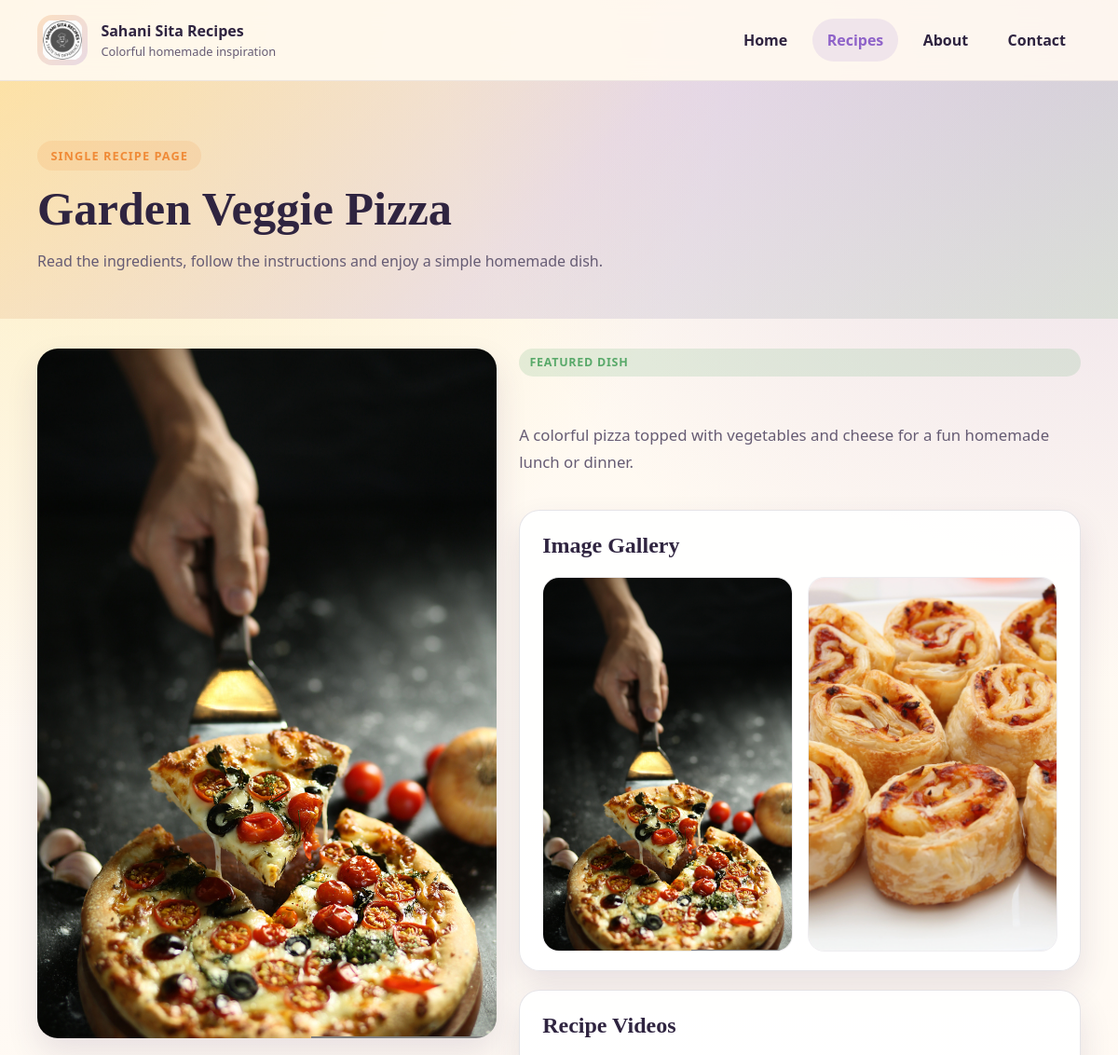
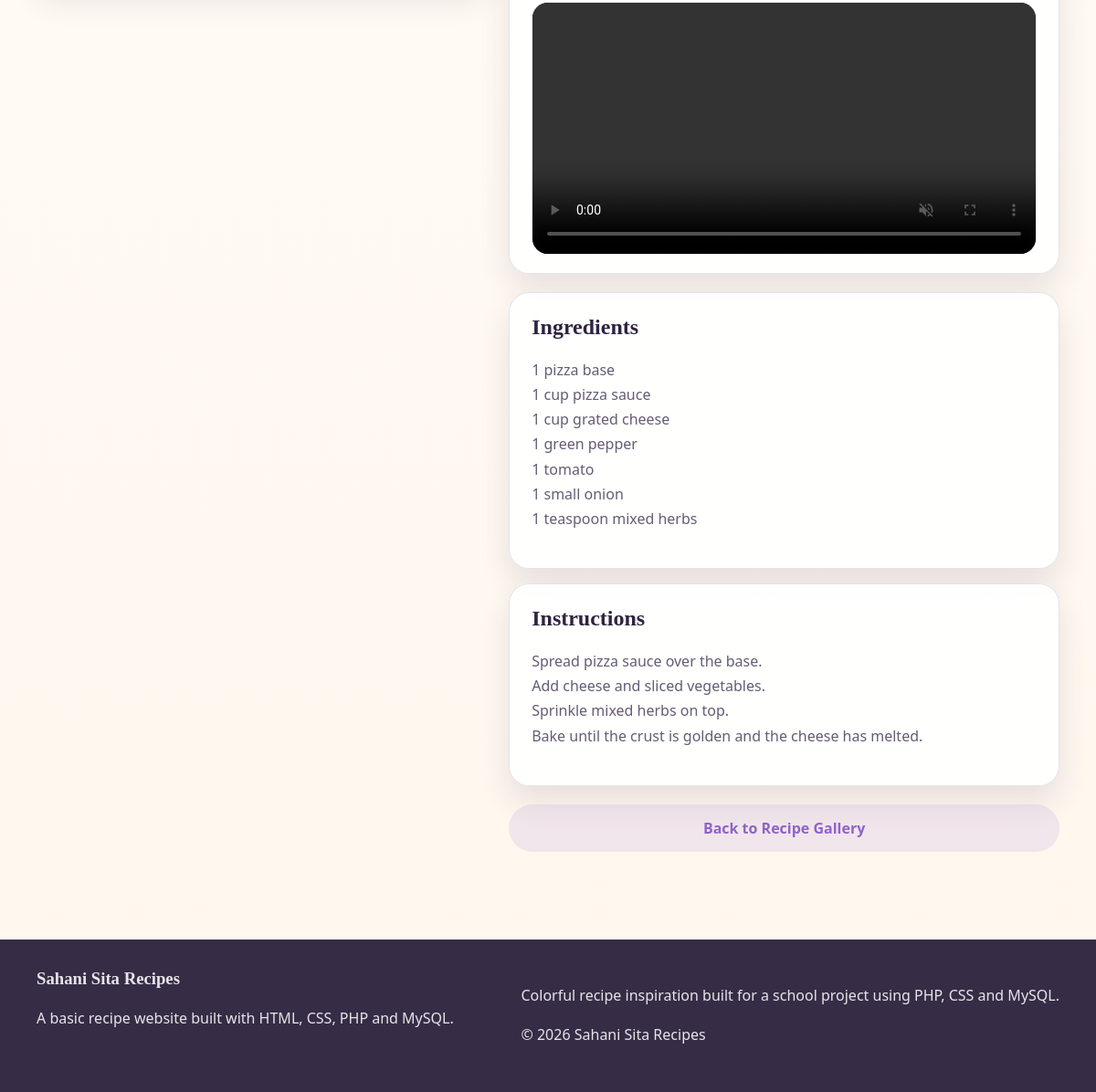
/recipe-detail.php?id=2, run on the app's committed database (2 pictures, top to bottom).
### tables this page shows
CREATE TABLE recipes (
    id INT AUTO_INCREMENT PRIMARY KEY,
    title VARCHAR(150) NOT NULL,
    description TEXT NOT NULL,
    ingredients TEXT NOT NULL,
    instructions TEXT NOT NULL,
    image_path VARCHAR(255) NOT NULL,
    gallery_images TEXT NOT NULL,
    gallery_videos TEXT NOT NULL,
    featured TINYINT(1) NOT NULL DEFAULT 0,
    created_at TIMESTAMP DEFAULT CURRENT_TIMESTAMP
);

### config.php (called while the page is built, shortened)
<?php
$site_name = "Sahani Sita Recipes";
$db_host = "localhost";
$db_user = "root";
$db_pass = "";
$db_name = "recipes_db";
$conn = @new mysqli($db_host, $db_user, $db_pass, $db_name);
$db_available = !$conn->connect_error;
function e($value)
{
    return htmlspecialchars((string) $value, ENT_QUOTES, "UTF-8");
}
function format_multiline($value)
{
    return nl2br(e($value));
}
function parse_media_list($value)
{
    $items = preg_split("/(\r\n|\n|\r)/", trim((string) $value));
    $clean_items = array();
    foreach ($items as $item) {
        $item = trim((string) $item);
        if ($item !== "") {
            $clean_items[] = $item;
        }
    }
    return array_values(array_unique($clean_items));
}
function media_url($path, $base = "images/")
{
    $path = ltrim(trim((string) $path), '/\\');
    return $base . basename($path);
}
function fetch_recipe_by_id($conn, $recipe_id)
{
    $stmt = $conn->prepare("SELECT id, title, description, ingredients, instructions, image_path, gallery_images, gallery_videos, featured, created_at FROM recipes WHERE id = ? LIMIT 1");
    $stmt->bind_param("i", $recipe_id);
    $stmt->execute();
    $result = $stmt->get_result();
    $recipe = $result ? $result->fetch_assoc() : null;
    return $recipe;
}
?>

### recipe-detail.php (the view, shortened to what this page needs)
<?php
require_once "config.php";
$recipe_id = isset($_GET['id']) ? (int) $_GET['id'] : 0;
$recipe = fetch_recipe_by_id($conn, $recipe_id);
$gallery_images = $recipe ? parse_media_list($recipe['gallery_images'] ?? '') : array();
$gallery_videos = $recipe ? parse_media_list($recipe['gallery_videos'] ?? '') : array();
$current_page = "recipes";
$base_path = "";
include "includes/header.php";
?>
<section class="page-banner">
    <div class="container">
        <span class="eyebrow">Single recipe page</span>
        <h1><?php echo $recipe ? e($recipe['title']) : 'Recipe not found'; ?></h1>
        <p>
            <?php if ($recipe): ?>
                Read the ingredients, follow the instructions and enjoy a simple homemade dish.
            <?php else: ?>
                The recipe you are looking for does not exist or the database is not ready yet.
            <?php endif; ?>
        </p>
    </div>
</section>
<section class="container section-space">
    <?php if (!$db_available): ?>
        <div class="message message-error">
            <p>The database is not available yet. Import `database.sql` first.</p>
            <p><?php echo e($db_error); ?></p>
        </div>
    <?php else: ?>
        <article class="detail-layout">
            <div class="detail-image">
                <img src="<?php echo e(media_url($recipe['image_path'])); ?>" alt="<?php echo e($recipe['title']); ?>">
            </div>
            <div class="detail-content">
                <span class="tag"><?php echo (int) $recipe['featured'] === 1 ? 'Featured Dish' : 'Recipe'; ?></span>
                <p class="detail-summary"><?php echo e($recipe['description']); ?></p>
                <?php if (!empty($gallery_images)): ?>
                    <section class="detail-box media-box">
                        <h2>Image Gallery</h2>
                        <div class="media-grid">
                            <?php foreach ($gallery_images as $media_image): ?>
                                <div class="media-card">
                                    <img src="<?php echo e(media_url($media_image)); ?>" alt="<?php echo e($recipe['title']); ?> gallery image">
                                </div>
                            <?php endforeach; ?>
                        </div>
                    </section>
                <?php endif; ?>
                <?php if (!empty($gallery_videos)): ?>
                    <section class="detail-box media-box">
                        <h2>Recipe Videos</h2>
                        <div class="media-grid video-grid">
                            <?php foreach ($gallery_videos as $media_video): ?>
                                <div class="media-card media-video-card">
                                    <video controls autoplay muted loop playsinline preload="metadata">
                                        <source src="<?php echo e(media_url($media_video)); ?>">
                                    </video>
                                </div>
                            <?php endforeach; ?>
                        </div>
                    </section>
                <?php endif; ?>
                <div class="detail-columns">
                    <section class="detail-box">
                        <h2>Ingredients</h2>
                        <p><?php echo format_multiline($recipe['ingredients']); ?></p>
                    </section>
                    <section class="detail-box">
                        <h2>Instructions</h2>
                        <p><?php echo format_multiline($recipe['instructions']); ?></p>
                    </section>
                </div>
                <a class="btn btn-secondary" href="recipes.php">Back to Recipe Gallery</a>
            </div>
        </article>
    <?php endif; ?>
</section>
<?php include "includes/footer.php"; ?>

### includes/header.php (shortened to what this page needs)
<?php
if (!isset($is_admin)) {
    $is_admin = false;
}
?>
<!DOCTYPE html>
<html lang="en">
<head>
    <link rel="stylesheet" href="<?php echo e($base_path); ?>style.css">
</head>
<body class="<?php echo $is_admin ? 'admin-body' : 'public-body'; ?>">
    <header class="site-header">
        <div class="container nav-wrap">
            <a class="brand" href="<?php echo e($base_path); ?>index.php">
                <img src="<?php echo e($base_path); ?>images/logo.png" alt="Sahani Sita Recipes logo">
                <span>
                    <strong><?php echo e($site_name); ?></strong>
                    <small><?php echo $is_admin ? 'Simple recipe CMS' : 'Colorful homemade inspiration'; ?></small>
                </span>
            </a>
            <nav class="site-nav" data-nav-panel>
                <a class="<?php echo $current_page === 'home' ? 'active' : ''; ?>" href="<?php echo e($base_path); ?>index.php">Home</a>
                <a class="<?php echo $current_page === 'recipes' ? 'active' : ''; ?>" href="<?php echo e($base_path); ?>recipes.php">Recipes</a>
                <a class="<?php echo $current_page === 'about' ? 'active' : ''; ?>" href="<?php echo e($base_path); ?>about.php">About</a>
                <a class="<?php echo $current_page === 'contact' ? 'active' : ''; ?>" href="<?php echo e($base_path); ?>contact.php">Contact</a>
            </nav>
        </div>
    </header>
    <main class="page-shell">

### includes/footer.php (shortened to what this page needs)
    </main>
    <footer class="site-footer">
        <div class="container footer-layout">
            <div>
                <h3><?php echo e($site_name); ?></h3>
                <p>A basic recipe website built with HTML, CSS, PHP and MySQL.</p>
            </div>
            <div>
                <p>Colorful recipe inspiration built for a school project using PHP, CSS and MySQL.</p>
                <p>&copy; <?php echo date('Y'); ?> <?php echo e($site_name); ?></p>
            </div>
        </div>
    </footer>
</body>
</html>

### data on the page
recipes: title "Garden Veggie Pizza", image_path (picture), description "A colorful pizza topped with vegetables and cheese for a fun homemade lunch or dinner.", ingredients "1 pizza base 1 cup pizza sauce 1 cup grated cheese 1 green pepper 1 tomato 1 small onion 1 teaspoon mixed herbs", instructions "Spread pizza sauce over the base. Add cheese and sliced vegetables. Sprinkle mixed herbs on top. Bake until the crust is golden and the cheese has melted."

### other printed values
$site_name "Sahani Sita Recipes"
